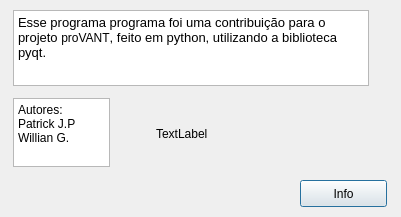
<?xml version="1.0" encoding="UTF-8"?>
<ui version="4.0">
 <class>Dialog</class>
 <widget class="QDialog" name="Dialog">
  <property name="geometry">
   <rect>
    <x>0</x>
    <y>0</y>
    <width>401</width>
    <height>217</height>
   </rect>
  </property>
  <property name="windowTitle">
   <string>About</string>
  </property>
  <property name="windowIcon">
   <iconset>
    <normaloff>favicon.ico</normaloff>favicon.ico</iconset>
  </property>
  <widget class="QPushButton" name="pushButton">
   <property name="geometry">
    <rect>
     <x>300</x>
     <y>180</y>
     <width>87</width>
     <height>27</height>
    </rect>
   </property>
   <property name="text">
    <string>Info</string>
   </property>
  </widget>
  <widget class="QTextBrowser" name="textBrowser">
   <property name="geometry">
    <rect>
     <x>13</x>
     <y>10</y>
     <width>356</width>
     <height>76</height>
    </rect>
   </property>
   <property name="html">
    <string>&lt;!DOCTYPE HTML PUBLIC &quot;-//W3C//DTD HTML 4.0//EN&quot; &quot;http://www.w3.org/TR/REC-html40/strict.dtd&quot;&gt;
&lt;html&gt;&lt;head&gt;&lt;meta name=&quot;qrichtext&quot; content=&quot;1&quot; /&gt;&lt;style type=&quot;text/css&quot;&gt;
p, li { white-space: pre-wrap; }
&lt;/style&gt;&lt;/head&gt;&lt;body style=&quot; font-family:'Sans Serif'; font-size:9pt; font-weight:400; font-style:normal;&quot;&gt;
&lt;p style=&quot; margin-top:0px; margin-bottom:0px; margin-left:0px; margin-right:0px; -qt-block-indent:0; text-indent:0px;&quot;&gt;&lt;span style=&quot; font-family:'Sans'; font-size:10pt;&quot;&gt;Esse programa programa foi uma contribuição para o projeto &lt;/span&gt;proVANT&lt;span style=&quot; font-family:'Sans'; font-size:10pt;&quot;&gt;, feito em python, utilizando a biblioteca pyqt.&lt;br /&gt;&lt;/span&gt;&lt;/p&gt;&lt;/body&gt;&lt;/html&gt;</string>
   </property>
  </widget>
  <widget class="QTextBrowser" name="textBrowser_2">
   <property name="geometry">
    <rect>
     <x>13</x>
     <y>98</y>
     <width>97</width>
     <height>69</height>
    </rect>
   </property>
   <property name="html">
    <string>&lt;!DOCTYPE HTML PUBLIC &quot;-//W3C//DTD HTML 4.0//EN&quot; &quot;http://www.w3.org/TR/REC-html40/strict.dtd&quot;&gt;
&lt;html&gt;&lt;head&gt;&lt;meta name=&quot;qrichtext&quot; content=&quot;1&quot; /&gt;&lt;style type=&quot;text/css&quot;&gt;
p, li { white-space: pre-wrap; }
&lt;/style&gt;&lt;/head&gt;&lt;body style=&quot; font-family:'Sans Serif'; font-size:9pt; font-weight:400; font-style:normal;&quot;&gt;
&lt;p style=&quot; margin-top:0px; margin-bottom:0px; margin-left:0px; margin-right:0px; -qt-block-indent:0; text-indent:0px;&quot;&gt;&lt;span style=&quot; font-family:'Sans';&quot;&gt;Autores:&lt;br /&gt;&lt;/span&gt;Patrick J.P&lt;/p&gt;
&lt;p style=&quot; margin-top:0px; margin-bottom:0px; margin-left:0px; margin-right:0px; -qt-block-indent:0; text-indent:0px;&quot;&gt;Willian G.&lt;/p&gt;&lt;/body&gt;&lt;/html&gt;</string>
   </property>
  </widget>
  <widget class="QLabel" name="label">
   <property name="geometry">
    <rect>
     <x>156</x>
     <y>107</y>
     <width>212</width>
     <height>53</height>
    </rect>
   </property>
   <property name="text">
    <string>TextLabel</string>
   </property>
  </widget>
 </widget>
 <resources>
  <include location="about.qrc"/>
 </resources>
 <connections/>
</ui>
